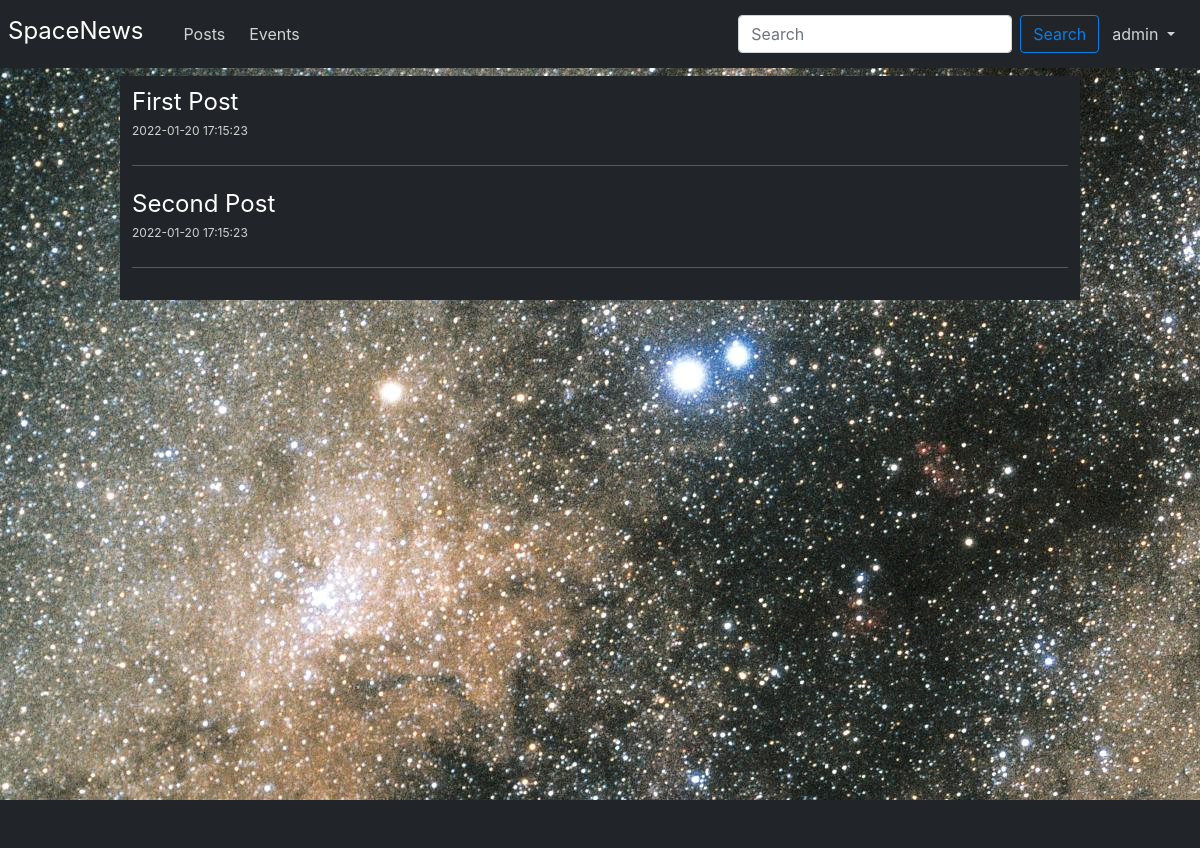
The page / (signed in) on the database its author committed.
### tables this page shows
CREATE TABLE Role(
   id_role INTEGER PRIMARY KEY AUTOINCREMENT,
   role_name TEXT
);

CREATE TABLE Posts(
   id_post INTEGER PRIMARY KEY AUTOINCREMENT,
   title_post TEXT NOT NULL,
   content_post TEXT NOT NULL,
   created DATE NOT NULL DEFAULT CURRENT_TIMESTAMP
);

### main.py (the view)
@main.route('/')
def index():
    conn = get_db_connection()
    cur = conn.cursor()
    cur.execute('SELECT * FROM Posts ORDER BY created DESC')
    posts = cur.fetchall()
    conn.close()
    return render_template('index.html', posts=posts)

### __init__.py (called while the page is built)
def get_db_connection():
    conn = sqlite3.connect('project/database.db')
    conn.row_factory = sqlite3.Row
    return conn

def get_perm(right):
    co = get_db_connection()
    cur = co.cursor()
    cur.execute("SELECT rights_name FROM Users NATURAL JOIN Role NATURAL JOIN Posses NATURAL JOIN RIGHTS WHERE email=?",
                (session.get('email'),))
    rights = cur.fetchall()
    co.close()
    for r in rights:
        print(r[0])
        if r[0] == right:
            return True
    return False

def get_role(need_role):
    co = get_db_connection()
    cur = co.cursor()
    cur.execute("SELECT role_name FROM Users NATURAL JOIN Role WHERE email=?",
                (session.get('email'),))
    role = cur.fetchone()
    co.close()
    if role and role[0] == need_role:
        return True
    else:
        return False

### templates/index.html
{% extends 'base.html' %}
{% block content %}
{% for post in posts %}
<div>
    <a href="{{ url_for('main.post',id_post = post['id_post']) }}">
        <h2 class="title_post">{{ post['title_post'] }}</h2>
    </a>
    <span class="creation_date">{{ post['created'] }}</span>
    <hr style="color: lightgray">
</div>
{% endfor %}
{% endblock %}

### templates/base.html (shortened to what this page needs)
<!doctype html>
<html lang="fr">
<head>
    <link href="https://cdn.jsdelivr.net/npm/bootstrap@5.1.3/dist/css/bootstrap.min.css" rel="stylesheet"
>
    <link rel="stylesheet" href="{{ url_for('static',filename='css/style.css') }}">
    <link rel="stylesheet" href="https://cdnjs.cloudflare.com/ajax/libs/bulma/0.7.2/css/bulma.min.css"/>
    <link rel="stylesheet" href="https://cdn.jsdelivr.net/npm/bootstrap-icons@1.7.2/font/bootstrap-icons.css">
</head>
<body>
<div class="background">
    <nav class="navbar navbar-expand-lg navbar-dark bg-dark mb-2">
        <a class="navbar-brand ms-2" style="font-size: 150%" href="{{ url_for('main.index') }}">SpaceNews</a>
        <div class="container-fluid d-flex justify-content-between">
            <div class="collapse navbar-collapse " id="navbarNavAltMarkup">
                <div class="navbar-nav ">
                    <a class="navbar-item bg-dark" style="color: lightgray" href="{{ url_for('main.index') }}">Posts</a>
                    <a class="navbar-item bg-dark" style="color: lightgray" href="{{ url_for('main.events') }}">Events</a>
                </div>
            </div>
            <form class="d-flex navbar-nav" action="{{ url_for('main.index') }}" method="post">
                <input class="form-control me-2" type="search" name="search" placeholder="Search" aria-label="Search">
                <button class="btn btn-outline-secondary my_button" type="submit">
                    Search
                </button>
            </form>
            <div class="navbar-nav">
                {% if session['email'] %}
                <div class="dropdown">
                    <button class="btn dropdown-toggle" style="color: lightgray" type="button"
                            data-bs-toggle="dropdown">
                        {{ session['name'] }}
                    </button>
                </div>
                {% else %}
                <a class="btn btn-dark" href="{{ url_for('auth.login') }}">Login</a>
                {% endif %}
            </div>
        </div>
    </nav>
    <div class="container bg-dark pt-3 pb-2">
        {% block content %} {% endblock %}
    </div>
</div>
<footer class="bd-footer py-5 bg-dark">
</footer>
</body>
</html>

### static/css/style.css (style rules this page uses)
.title_post { font-size: 150%; color: white; }
.creation_date { font-size: 75%; color: lightgray }
.background { background-image: url("deep_space.jpg"); background-attachment: fixed; min-height: 100%; padding-bottom: 10px; }
.my_button { border-color: #097EE5; color: #097EE5 }
html, body { height: 100%; }

### rows shown on the page
Role: name "admin"
Posts: title_post "First Post", created "2022-01-20 17:15:23"
Posts: title_post "Second Post", created "2022-01-20 17:15:23"
